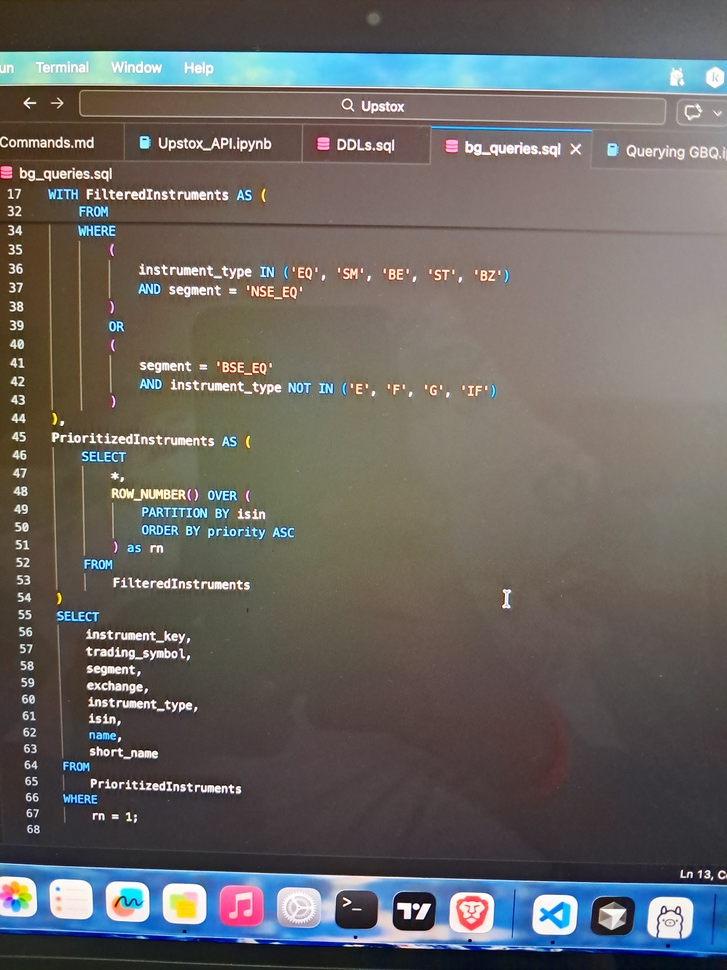
#> input picture storage/uploads/4d9d00d0-b0e2-47a2-86e0-c5d9503409e1/20260222_175132.jpg, 727 x 970 px, shrunk from 3060 x 4080 before the run
$ python -i image_preprocess_v2.py   (imports and definitions only)
#> lines starting #> are read from the running program, lines starting #| are printed output that depends on the picture
import cv2
import numpy as np


def preprocess_for_code(image_path, debug=False):

#> called with debug = False
    img = cv2.imread(image_path)
#> img is the input picture: shape (970, 727, 3); mean B, G, R 98.6, 101.3, 104.2

    if img is None:
        raise Exception("Failed to load image")

    # Grayscale
    gray = cv2.cvtColor(img, cv2.COLOR_BGR2GRAY)
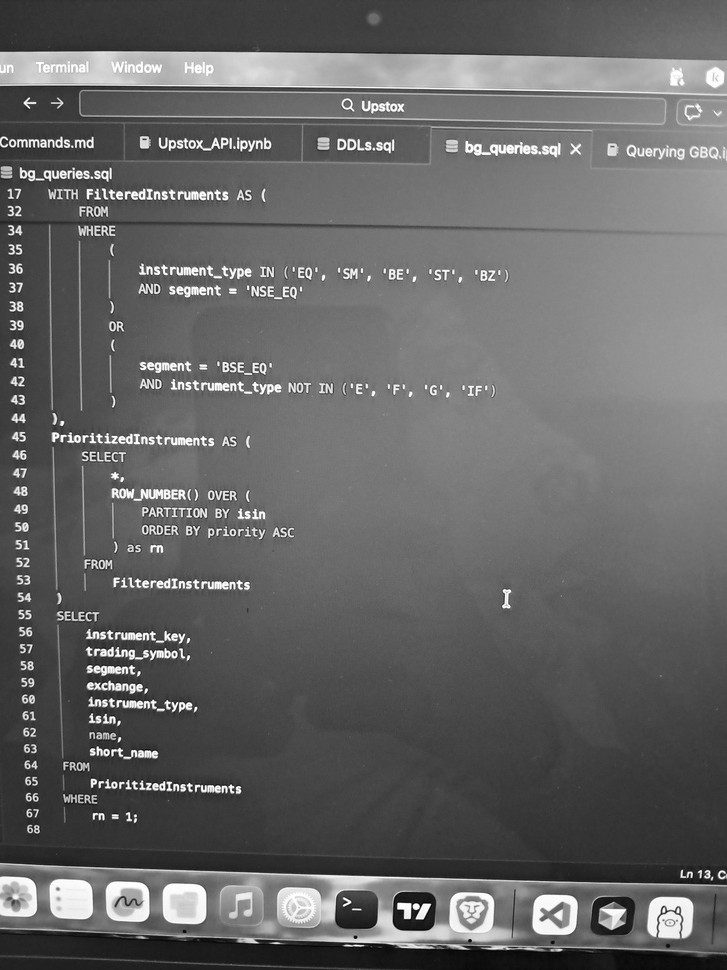
#> gray: shape (970, 727); min 2, max 255, mean 101.8

    # Upscale (VERY important)
    gray = cv2.resize(
        gray,
        None,
        fx=2,
        fy=2,
        interpolation=cv2.INTER_CUBIC
    )
#> gray: shape (1940, 1454)

    # Mild denoise (not aggressive)
    gray = cv2.fastNlMeansDenoising(
        gray,
        None,
        h=10,
        templateWindowSize=7,
        searchWindowSize=21
    )

    # Contrast enhancement using CLAHE (best for dark IDE)
    clahe = cv2.createCLAHE(
        clipLimit=3.0,
        tileGridSize=(8, 8)
    )

    enhanced = clahe.apply(gray)
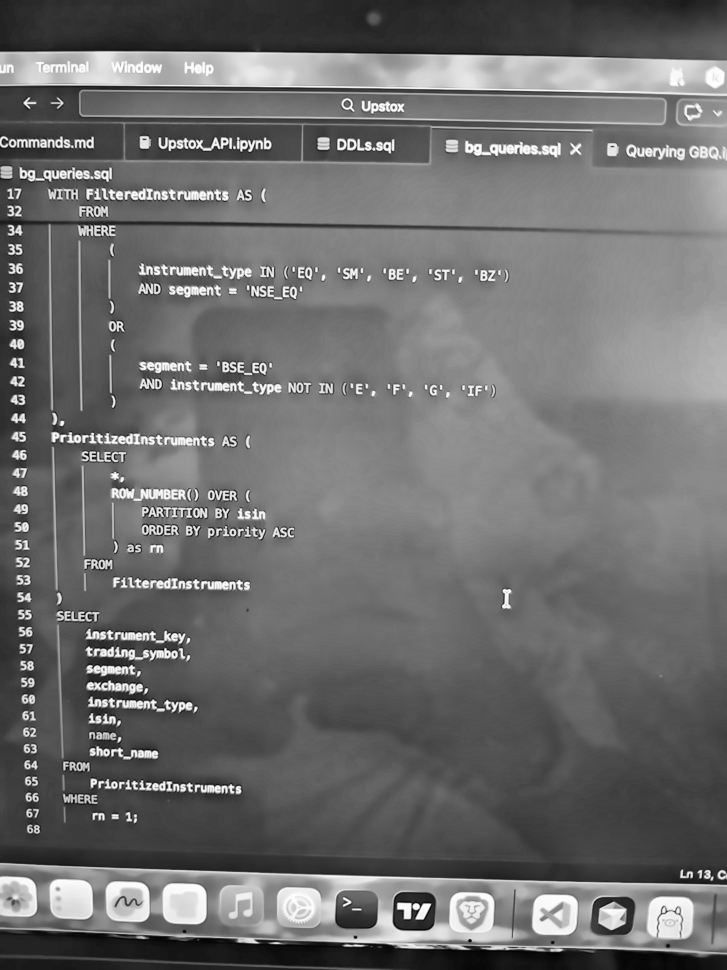
#> enhanced: shape (1940, 1454) (shown at 1/2 size); min 0, max 255, mean 109.8

    if debug:
        cv2.imwrite("debug_processed_v3.png", enhanced)

    return enhanced

>>> result = preprocess_for_code('../storage/uploads/4d9d00d0-b0e2-47a2-86e0-c5d9503409e1/20260222_175132.jpg')
